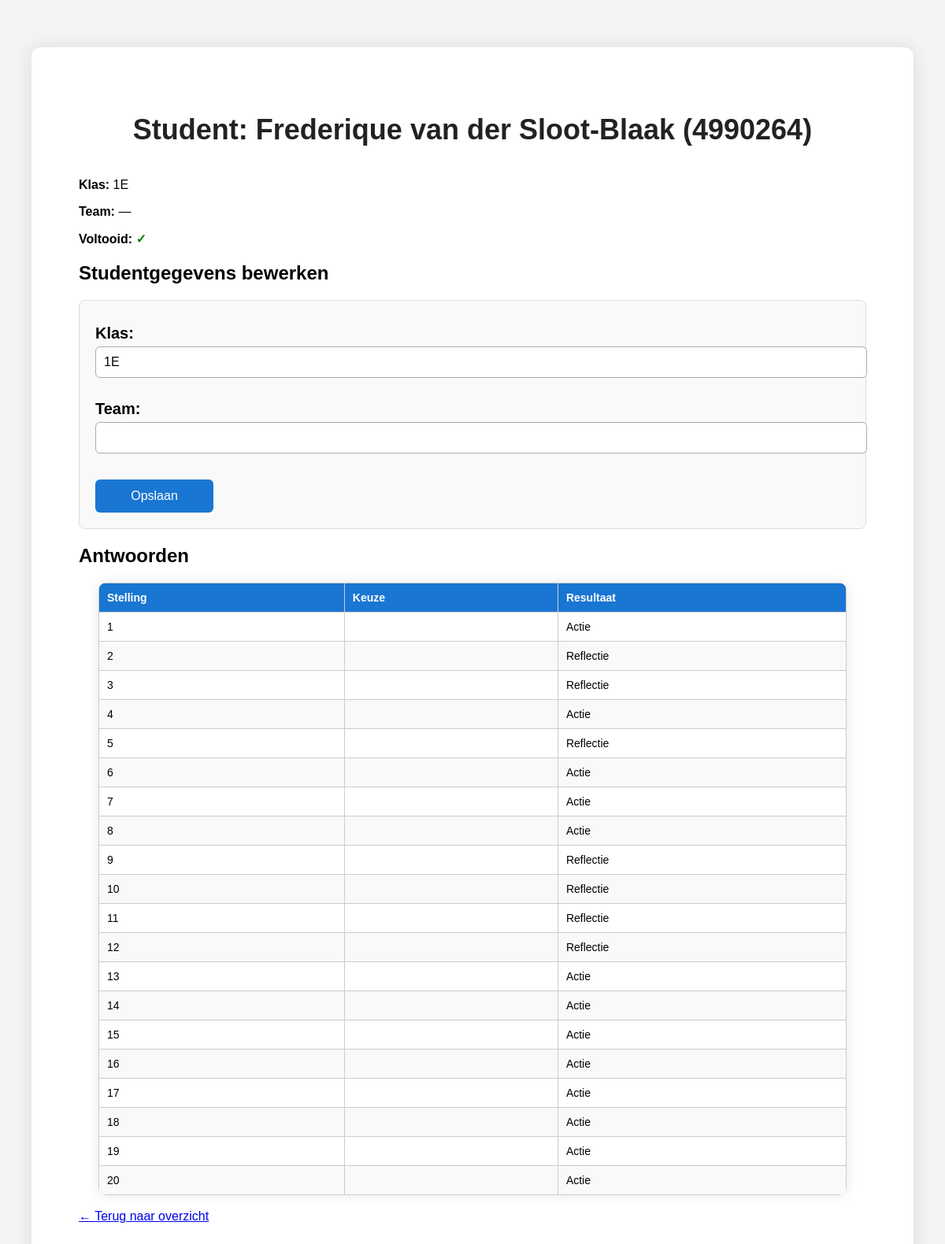
Page /admin/student/4990264 (signed in) on the committed database.
### app/models.py (models this page shows, shortened)
class Student(db.Model):
    __tablename__ = 'students'
    id = db.Column(db.Integer, primary_key=True)
    student_number = db.Column(db.String(10), unique=True, nullable=False)
    name = db.Column(db.String(100), nullable=False)
    student_class = db.Column(db.String(50), nullable=False)
    team = db.Column(db.String(50), nullable=True)
    completed = db.Column(db.Boolean, default=False)

class Answer(db.Model):
    __tablename__ = 'answers'
    id = db.Column(db.Integer, primary_key=True)
    student_number = db.Column(db.String(10), db.ForeignKey('students.student_number'), nullable=False)
    statement_number = db.Column(db.Integer, db.ForeignKey('statements.statement_number'), nullable=False)
    choice_number = db.Column(db.Integer, nullable=False)
    timestamp = db.Column(db.DateTime, default=datetime.utcnow)  # ⬅️ Nieuw veld hier

### app/views/admin.py (the view)
@admin_bp.route('/student/<student_number>')
@login_required
def student_detail(student_number):
    student = Student.query.filter_by(student_number=student_number).first()
    if not student:
        return "Student niet gevonden", 404
    answers = Answer.query.filter_by(student_number=student_number).all()
    completed = len(answers) >= 20
    statements = {s.statement_number: s for s in Statement.query.all()}
    action_type = calculate_action_type(student.student_number)
    return render_template(
        'admin/student_detail.html',
        student=student,
        answers=answers,
        statements=statements,
        completed=completed,
        action_type=action_type
    )

### app/views/admin.py (called while the page is built)
def login_required(view_func):
    @wraps(view_func)
    def wrapper(*args, **kwargs):
        if 'teacher_id' not in session:
            flash("Log eerst in om toegang te krijgen.", "warning")
            return redirect(url_for('auth.login'))
        return view_func(*args, **kwargs)
    return wrapper

### app/templates/admin/student_detail.html (shortened to what this page needs)
<!DOCTYPE html>
<html>
  <head>
    <link
      rel="stylesheet"
      href="{{ url_for('static', filename='style.css') }}"
    />
  </head>
  <body class="teacher-page">
    <div class="container">
      <h1>Student: {{ student.name }} ({{ student.student_number }})</h1>
      <p><strong>Klas:</strong> {{ student.student_class }}</p>
      <p><strong>Team:</strong> {{ student.team or "—" }}</p>
      <p>
        <strong>Voltooid:</strong>
        {% if completed %}
        <span class="completed">✓</span>
        {% else %}
        <span class="incomplete">✗</span>
        {% endif %}
      </p>
      <h2>Studentgegevens bewerken</h2>
      <form
        method="POST"
        class="edit-form"
        action="{{ url_for('admin.update_student', student_number=student.student_number) }}"
      >
        <label for="student_class">Klas:</label>
        <input
          type="text"
          name="student_class"
          value="{{ student.student_class or '' }}"
          required
        /><br /><br />
        <label for="team">Team:</label>
        <input
          type="text"
          name="team"
          value="{{ student.team or '' }}"
        /><br /><br />
        <button type="submit">Opslaan</button>
      </form>
      <h2>Antwoorden</h2>
      <table class="answers-table">
        <thead>
          <tr>
            <th>Stelling</th>
            <th>Keuze</th>
            <th>Resultaat</th>
          </tr>
        </thead>
        <tbody>
          {% for answer in answers %}
          <tr>
            <td>{{ answer.statement_number }}</td>
            <td>
            </td>
            <td>{{ 'Actie' if answer.choice_number == 1 else 'Reflectie' }}</td>
          </tr>
          {% endfor %}
        </tbody>
      </table>
      <br />
      <a href="{{ url_for('admin.dashboard') }}">← Terug naar overzicht</a>
    </div>
  </body>
</html>

### app/static/style.css (style rules this page uses)
body { font-family: Arial, sans-serif; background-color: #f4f4f4; margin: 0; padding: 20px; }
.container { max-width: 1000px; margin: 40px auto; background: white; padding: 60px; border-radius: 12px; box-shadow: 0 0 25px rgba(0, 0, 0, 0.1); }
h1 { text-align: center; font-size: 36px; margin-bottom: 40px; color: #222; }
label, .statement-label, .statement-text, .progress-text { font-size: 20px; }
input[type="text"] { font-size: 18px; padding: 12px; }
button { transition: background-color 0.2s, transform 0.1s; }
.completed { color: green; font-weight: bold; }
.teacher-page table { width: 95%; margin: auto; border-collapse: collapse; background: white; box-shadow: 0 0 15px rgba(0,0,0,0.1); border-radius: 10px; overflow: hidden; }
.teacher-page th, .teacher-page td { border: 1px solid #ddd; padding: 12px 15px; text-align: left; font-size: 14px; }
.teacher-page th { background-color: #1976d2; color: white; }
.teacher-page tr:nth-child(even) { background-color: #f9f9f9; }
th { cursor: pointer; position: relative; }
.edit-form { margin-top: 20px; padding: 20px; background-color: #f9f9f9; border: 1px solid #ddd; border-radius: 8px; }
.edit-form label { display: block; margin-top: 10px; font-weight: bold; }
.edit-form input[type="text"] { width: 100%; padding: 10px; margin-top: 5px; border: 1px solid #aaa; border-radius: 6px; font-size: 16px; }
.edit-form button { margin-top: 15px; padding: 12px 20px; font-size: 16px; border: none; background-color: #1976d2; color: white; border-radius: 6px; cursor: pointer; width: 150px; }
.answers-table { width: 100%; border-collapse: collapse; margin-top: 20px; }
.answers-table th, .answers-table td { padding: 10px; border: 1px solid #ccc; text-align: left; }
.answers-table tr:nth-child(even) { background-color: #f9f9f9; }
.answers-table td:nth-child(2) { text-align: center; }

### rows in the picture
Student: name "Frederique van der Sloot-Blaak", student_number "4990264", student_class "1E", team "—"
Answer: statement_number "1", choice_number "Actie"
Answer: statement_number "2", choice_number "Reflectie"
Answer: statement_number "3", choice_number "Reflectie"
Answer: statement_number "4", choice_number "Actie"
Answer: statement_number "5", choice_number "Reflectie"
Answer: statement_number "6", choice_number "Actie"
Answer: statement_number "7", choice_number "Actie"
Answer: statement_number "8", choice_number "Actie"
Answer: statement_number "9", choice_number "Reflectie"
Answer: statement_number "10", choice_number "Reflectie"
Answer: statement_number "11", choice_number "Reflectie"
Answer: statement_number "12", choice_number "Reflectie"
Answer: statement_number "13", choice_number "Actie"
Answer: statement_number "14", choice_number "Actie"
Answer: statement_number "15", choice_number "Actie"
Answer: statement_number "16", choice_number "Actie"
Answer: statement_number "17", choice_number "Actie"
Answer: statement_number "18", choice_number "Actie"
Answer: statement_number "19", choice_number "Actie"
Answer: statement_number "20", choice_number "Actie"
